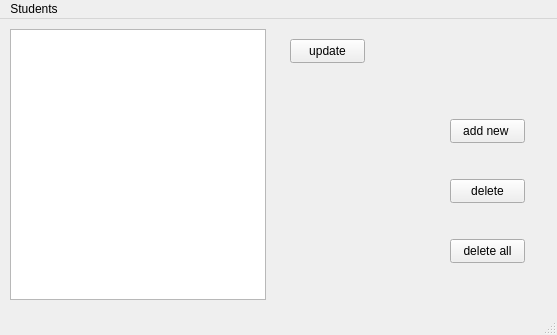
<?xml version="1.0" encoding="UTF-8"?>
<ui version="4.0">
 <class>MainWindow</class>
 <widget class="QMainWindow" name="MainWindow">
  <property name="geometry">
   <rect>
    <x>0</x>
    <y>0</y>
    <width>557</width>
    <height>335</height>
   </rect>
  </property>
  <property name="windowTitle">
   <string>Students grade</string>
  </property>
  <widget class="QWidget" name="centralwidget">
   <widget class="QTableView" name="tableViewData">
    <property name="geometry">
     <rect>
      <x>10</x>
      <y>10</y>
      <width>256</width>
      <height>271</height>
     </rect>
    </property>
   </widget>
   <widget class="QPushButton" name="pushButtonUpdate">
    <property name="geometry">
     <rect>
      <x>290</x>
      <y>20</y>
      <width>75</width>
      <height>24</height>
     </rect>
    </property>
    <property name="text">
     <string>update</string>
    </property>
   </widget>
   <widget class="QPushButton" name="pushButtonDelete">
    <property name="geometry">
     <rect>
      <x>450</x>
      <y>160</y>
      <width>75</width>
      <height>24</height>
     </rect>
    </property>
    <property name="text">
     <string>delete</string>
    </property>
   </widget>
   <widget class="QPushButton" name="pushButtonAdd">
    <property name="geometry">
     <rect>
      <x>450</x>
      <y>100</y>
      <width>75</width>
      <height>24</height>
     </rect>
    </property>
    <property name="text">
     <string>add new </string>
    </property>
   </widget>
   <widget class="QPushButton" name="pushButtonDeleteAll">
    <property name="geometry">
     <rect>
      <x>450</x>
      <y>220</y>
      <width>75</width>
      <height>24</height>
     </rect>
    </property>
    <property name="text">
     <string>delete all</string>
    </property>
   </widget>
  </widget>
  <widget class="QMenuBar" name="menubar">
   <property name="geometry">
    <rect>
     <x>0</x>
     <y>0</y>
     <width>557</width>
     <height>22</height>
    </rect>
   </property>
   <widget class="QMenu" name="menuStudents">
    <property name="title">
     <string>Students</string>
    </property>
    <addaction name="separator"/>
   </widget>
   <addaction name="menuStudents"/>
  </widget>
  <widget class="QStatusBar" name="statusbar"/>
 </widget>
 <resources/>
 <connections/>
</ui>
